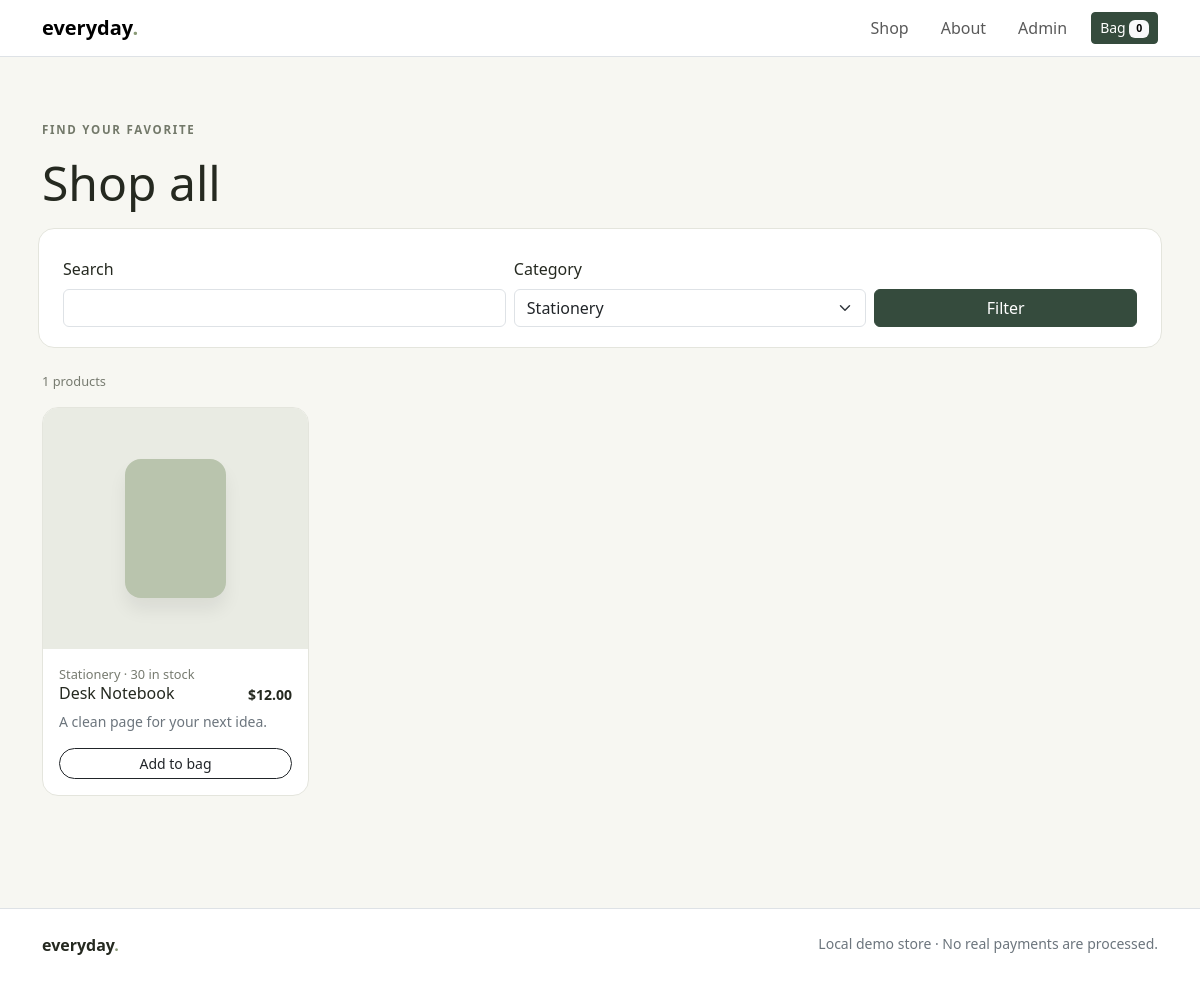
Page /shop.php?category=3 on the committed database.
### tables this page shows
CREATE TABLE IF NOT EXISTS products(id INT UNSIGNED AUTO_INCREMENT PRIMARY KEY,category_id INT UNSIGNED NOT NULL,name VARCHAR(160) NOT NULL,description TEXT NOT NULL,base_price DECIMAL(10,2) NOT NULL,image_url VARCHAR(500) DEFAULT NULL,stock_quantity INT UNSIGNED NOT NULL DEFAULT 0,created_at TIMESTAMP DEFAULT CURRENT_TIMESTAMP,FOREIGN KEY(category_id) REFERENCES categories(id));

CREATE TABLE IF NOT EXISTS categories(id INT UNSIGNED AUTO_INCREMENT PRIMARY KEY,name VARCHAR(100) NOT NULL,slug VARCHAR(120) NOT NULL UNIQUE);

### includes/functions.php (called while the page is built, shortened)
<?php
function e(?string $s): string { return htmlspecialchars($s??'',ENT_QUOTES|ENT_SUBSTITUTE,'UTF-8'); }
function money($n): string { return '$'.number_format((float)$n,2); }

### shop.php (the view)
<?php require_once __DIR__.'/config/db.php'; $pageTitle='Shop'; $cat=(int)($_GET['category']??0);$q=trim((string)($_GET['q']??''));$cats=$pdo->query('SELECT id,name FROM categories ORDER BY name')->fetchAll();$st=$pdo->prepare('SELECT p.*,c.name category_name FROM products p JOIN categories c ON c.id=p.category_id WHERE (:c=0 OR p.category_id=:c2) AND (p.name LIKE :q OR p.description LIKE :q2) ORDER BY p.name');$st->execute(['c'=>$cat,'c2'=>$cat,'q'=>"%$q%",'q2'=>"%$q%"]);$products=$st->fetchAll();require __DIR__.'/includes/header.php'; ?>
<div class="container section-space"><p class="eyebrow">Find your favorite</p><h1 class="display-5 mb-4">Shop all</h1><form class="panel row g-2 mb-4" method="get"><div class="col-md-5"><label class="form-label" for="q">Search</label><input class="form-control" id="q" name="q" value="<?=e($q)?>"></div><div class="col-md-4"><label class="form-label" for="category">Category</label><select class="form-select" name="category" id="category"><option value="0">All categories</option><?php foreach($cats as $c): ?><option value="<?=$c['id']?>" <?=$cat===(int)$c['id']?'selected':''?>><?=e($c['name'])?></option><?php endforeach; ?></select></div><div class="col-md-3 d-grid align-self-end"><button class="btn btn-dark">Filter</button></div></form><p class="meta"><?=count($products)?> products</p><div class="row g-3"><?php foreach($products as $i=>$p): ?><div class="col-6 col-lg-3"><article class="product-card"><div class="product-art"><div class="shape <?= $i%3===1?'circle':($i%3===2?'book':'') ?>" style="--art:<?=['#b9c4ad','#c88c6e','#9db6c0'][$i%3]?>"></div></div><div class="product-body"><div class="meta"><?=e($p['category_name'])?> · <?=$p['stock_quantity']?> in stock</div><div class="d-flex justify-content-between gap-2"><h3><?=e($p['name'])?></h3><b class="small"><?=money($p['base_price'])?></b></div><p class="small text-secondary"><?=e($p['description'])?></p><button class="btn btn-outline-dark btn-sm rounded-pill w-100" data-add="<?=$p['id']?>" <?=$p['stock_quantity']<1?'disabled':''?>>Add to bag</button></div></article></div><?php endforeach; ?></div></div><?php require __DIR__.'/includes/footer.php'; ?>

### assets/css/style.css (style rules this page uses)
:root { --paper:#f7f7f2;--ink:#252920;--green:#354b3d;--line:#e4e5dd }
body { background:var(--paper);color:var(--ink);font-family:system-ui,sans-serif }
.eyebrow { text-transform:uppercase;letter-spacing:.15em;font-size:.72rem;color:#73796a;font-weight:700 }
.section-space { padding-top:4rem;padding-bottom:4rem }
.product-card { height:100%;background:white;border:1px solid var(--line);border-radius:1rem;overflow:hidden }
.product-art { aspect-ratio:1.1;background:#e9ebe3;display:grid;place-items:center }
.shape { width:38%;height:58%;background:var(--art,#b8c3ac);border-radius:1rem;box-shadow:0 12px 18px #0001 }
.product-body { padding:1rem }
.product-body h3 { font-size:1rem }
.meta { font-size:.8rem;color:#777b70 }
.btn-dark { background:var(--green);border-color:var(--green) }
.panel { background:white;border:1px solid var(--line);border-radius:1rem;padding:1.25rem }

### rows in the picture
products: category.name "Stationery", stock_quantity "30", name "Desk Notebook", base_price "$12.00", description "A clean page for your next idea."

### other values in the picture
cart_count() "0"
count($products) "1"
form field category "Stationery"
